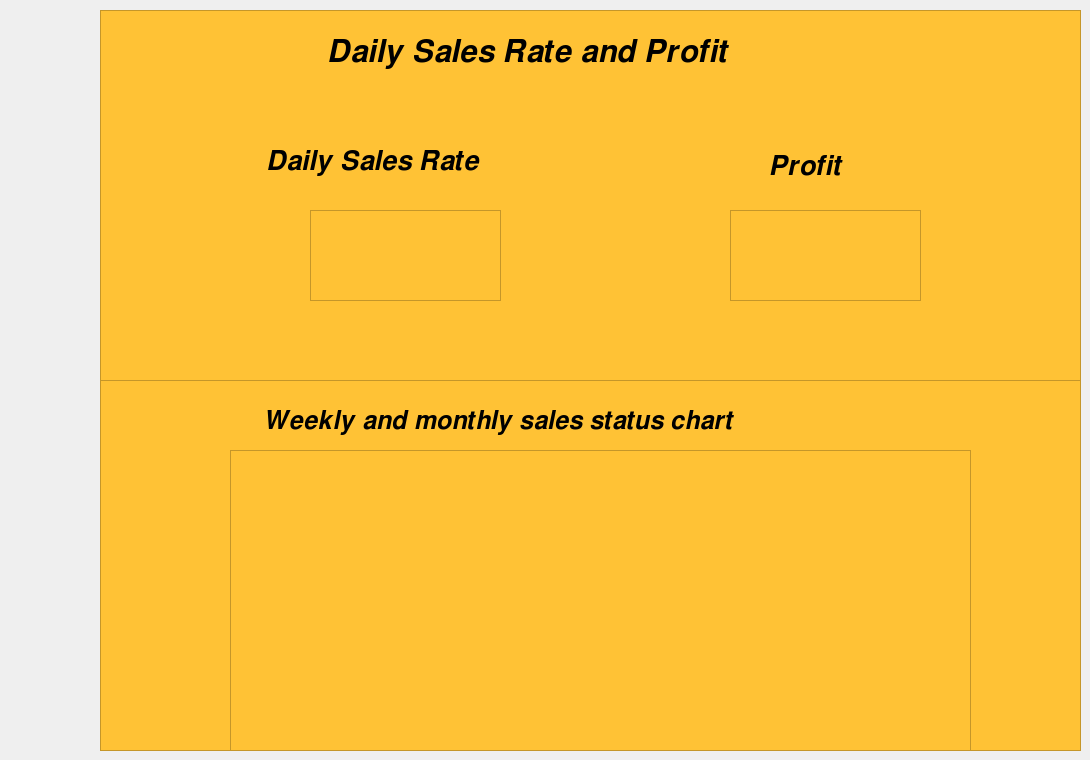
    <widget class="QWidget" name="tab_4">
     <attribute name="title">
      <string>Economical</string>
     </attribute>
     <widget class="QFrame" name="frame_4">
      <property name="geometry">
       <rect>
        <x>100</x>
        <y>10</y>
        <width>981</width>
        <height>371</height>
       </rect>
      </property>
      <property name="styleSheet">
       <string notr="true">background-color: rgb(255, 194, 53)</string>
      </property>
      <property name="frameShape">
       <enum>QFrame::StyledPanel</enum>
      </property>
      <property name="frameShadow">
       <enum>QFrame::Raised</enum>
      </property>
      <widget class="QLabel" name="label_4">
       <property name="geometry">
        <rect>
         <x>220</x>
         <y>10</y>
         <width>551</width>
         <height>61</height>
        </rect>
       </property>
       <property name="styleSheet">
        <string notr="true">font-size: 23pt</string>
       </property>
       <property name="text">
        <string> 𝑫𝒂𝒊𝒍𝒚 𝑺𝒂𝒍𝒆𝒔 𝑹𝒂𝒕𝒆 𝒂𝒏𝒅 𝑷𝒓𝒐𝒇𝒊𝒕</string>
       </property>
      </widget>
      <widget class="QLabel" name="label_5">
       <property name="geometry">
        <rect>
         <x>160</x>
         <y>130</y>
         <width>291</width>
         <height>41</height>
        </rect>
       </property>
       <property name="styleSheet">
        <string notr="true">font-size: 20pt</string>
       </property>
       <property name="text">
        <string> 𝑫𝒂𝒊𝒍𝒚 𝑺𝒂𝒍𝒆𝒔 𝑹𝒂𝒕𝒆</string>
       </property>
      </widget>
      <widget class="QLabel" name="label_6">
       <property name="geometry">
        <rect>
         <x>670</x>
         <y>140</y>
         <width>111</width>
         <height>31</height>
        </rect>
       </property>
       <property name="styleSheet">
        <string notr="true">font-size: 20pt</string>
       </property>
       <property name="text">
        <string>𝑷𝒓𝒐𝒇𝒊𝒕</string>
       </property>
      </widget>
      <widget class="QListWidget" name="listWidget_3">
       <property name="geometry">
        <rect>
         <x>210</x>
         <y>200</y>
         <width>191</width>
         <height>91</height>
        </rect>
       </property>
      </widget>
      <widget class="QListWidget" name="listWidget_4">
       <property name="geometry">
        <rect>
         <x>630</x>
         <y>200</y>
         <width>191</width>
         <height>91</height>
        </rect>
       </property>
      </widget>
     </widget>
     <widget class="QFrame" name="frame_5">
      <property name="geometry">
       <rect>
        <x>100</x>
        <y>380</y>
        <width>981</width>
        <height>371</height>
       </rect>
      </property>
      <property name="styleSheet">
       <string notr="true">background-color: rgb(255, 194, 53)</string>
      </property>
      <property name="frameShape">
       <enum>QFrame::StyledPanel</enum>
      </property>
      <property name="frameShadow">
       <enum>QFrame::Raised</enum>
      </property>
      <widget class="QLabel" name="label_7">
       <property name="geometry">
        <rect>
         <x>160</x>
         <y>10</y>
         <width>651</width>
         <height>61</height>
        </rect>
       </property>
       <property name="styleSheet">
        <string notr="true">font-size: 19pt</string>
       </property>
       <property name="text">
        <string> 𝑾𝒆𝒆𝒌𝒍𝒚 𝒂𝒏𝒅 𝒎𝒐𝒏𝒕𝒉𝒍𝒚 𝒔𝒂𝒍𝒆𝒔 𝒔𝒕𝒂𝒕𝒖𝒔 𝒄𝒉𝒂𝒓𝒕</string>
       </property>
      </widget>
      <widget class="QListWidget" name="listWidget_5">
       <property name="geometry">
        <rect>
         <x>130</x>
         <y>70</y>
         <width>741</width>
         <height>301</height>
        </rect>
       </property>
      </widget>
     </widget>
    </widget>
